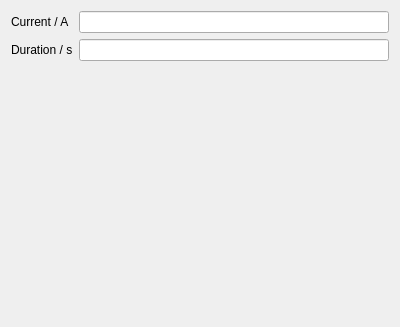
<?xml version="1.0" encoding="UTF-8"?>
<ui version="4.0">
 <class>Form</class>
 <widget class="QWidget" name="Form">
  <property name="geometry">
   <rect>
    <x>0</x>
    <y>0</y>
    <width>400</width>
    <height>327</height>
   </rect>
  </property>
  <property name="sizePolicy">
   <sizepolicy hsizetype="Fixed" vsizetype="Maximum">
    <horstretch>0</horstretch>
    <verstretch>0</verstretch>
   </sizepolicy>
  </property>
  <property name="windowTitle">
   <string>Form</string>
  </property>
  <layout class="QVBoxLayout" name="verticalLayout">
   <property name="sizeConstraint">
    <enum>QLayout::SetMaximumSize</enum>
   </property>
   <item>
    <layout class="QGridLayout" name="gridLayout">
     <item row="0" column="0">
      <widget class="QLabel" name="label">
       <property name="text">
        <string>Current / A</string>
       </property>
      </widget>
     </item>
     <item row="1" column="0">
      <widget class="QLabel" name="label_2">
       <property name="text">
        <string>Duration / s</string>
       </property>
      </widget>
     </item>
     <item row="0" column="1">
      <widget class="QLineEdit" name="lineEdit"/>
     </item>
     <item row="1" column="1">
      <widget class="QLineEdit" name="lineEdit_2"/>
     </item>
    </layout>
   </item>
   <item>
    <spacer name="verticalSpacer">
     <property name="orientation">
      <enum>Qt::Vertical</enum>
     </property>
     <property name="sizeHint" stdset="0">
      <size>
       <width>20</width>
       <height>40</height>
      </size>
     </property>
    </spacer>
   </item>
  </layout>
 </widget>
 <resources/>
 <connections/>
</ui>
